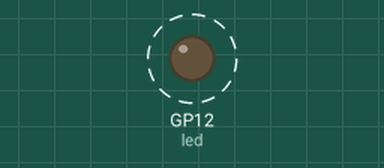
Recording of a program running on a simulated Raspberry Pi Pico running MicroPython. Shown: output pins drawn as LEDs (lit = HIGH). Dashed ring = blinking.

Above: at 0.2 s.
Timing chart, 0 to 3.0 s (numbered marks = the images above):
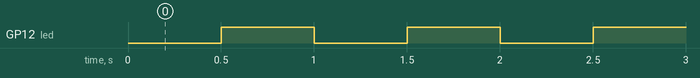

Measured:
- by itself, GP12 (led): alternates HIGH for 0.50 s and LOW for 0.50 s

The program:

main.py
```python
# exemplo_pico.py
# Código em MicroPython para Raspberry Pi Pico
# Faz o LED onboard piscar a cada 0.5s

from machine import Pin, Timer

# LED onboard do Pico fica no pino 25
led = Pin(12, Pin.OUT)

# Função que alterna o estado do LED
def toggle_led(timer):
    led.toggle()

# Timer chama a função a cada 500ms
timer = Timer()
timer.init(freq=2, mode=Timer.PERIODIC, callback=toggle_led)

# Mantém o programa rodando
while True:
    pass
```
